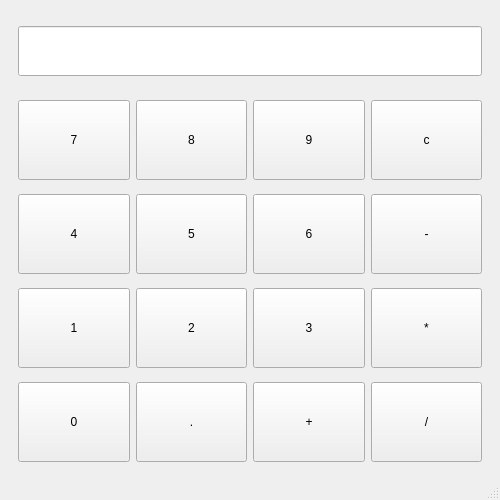
<?xml version="1.0" encoding="UTF-8"?>
<ui version="4.0">
 <class>MainWindow</class>
 <widget class="QMainWindow" name="MainWindow">
  <property name="geometry">
   <rect>
    <x>0</x>
    <y>0</y>
    <width>500</width>
    <height>500</height>
   </rect>
  </property>
  <property name="minimumSize">
   <size>
    <width>500</width>
    <height>500</height>
   </size>
  </property>
  <property name="maximumSize">
   <size>
    <width>500</width>
    <height>500</height>
   </size>
  </property>
  <property name="windowTitle">
   <string>MainWindow</string>
  </property>
  <widget class="QWidget" name="centralwidget">
   <layout class="QVBoxLayout" name="verticalLayout">
    <item>
     <widget class="QWidget" name="widget" native="true">
      <layout class="QGridLayout" name="gridLayout">
       <item row="1" column="0">
        <widget class="QPushButton" name="pushButton">
         <property name="minimumSize">
          <size>
           <width>90</width>
           <height>80</height>
          </size>
         </property>
         <property name="maximumSize">
          <size>
           <width>1000</width>
           <height>60</height>
          </size>
         </property>
         <property name="contextMenuPolicy">
          <enum>Qt::DefaultContextMenu</enum>
         </property>
         <property name="acceptDrops">
          <bool>false</bool>
         </property>
         <property name="layoutDirection">
          <enum>Qt::LeftToRight</enum>
         </property>
         <property name="text">
          <string>7</string>
         </property>
        </widget>
       </item>
       <item row="1" column="1">
        <widget class="QPushButton" name="pushButton_2">
         <property name="minimumSize">
          <size>
           <width>90</width>
           <height>80</height>
          </size>
         </property>
         <property name="maximumSize">
          <size>
           <width>1000</width>
           <height>60</height>
          </size>
         </property>
         <property name="text">
          <string>8</string>
         </property>
        </widget>
       </item>
       <item row="1" column="2">
        <widget class="QPushButton" name="pushButton_3">
         <property name="minimumSize">
          <size>
           <width>90</width>
           <height>80</height>
          </size>
         </property>
         <property name="maximumSize">
          <size>
           <width>1000</width>
           <height>60</height>
          </size>
         </property>
         <property name="text">
          <string>9</string>
         </property>
        </widget>
       </item>
       <item row="1" column="3">
        <widget class="QPushButton" name="pushButton_4">
         <property name="minimumSize">
          <size>
           <width>90</width>
           <height>80</height>
          </size>
         </property>
         <property name="maximumSize">
          <size>
           <width>1000</width>
           <height>60</height>
          </size>
         </property>
         <property name="text">
          <string>c</string>
         </property>
        </widget>
       </item>
       <item row="2" column="0">
        <widget class="QPushButton" name="pushButton_5">
         <property name="minimumSize">
          <size>
           <width>90</width>
           <height>80</height>
          </size>
         </property>
         <property name="maximumSize">
          <size>
           <width>1000</width>
           <height>60</height>
          </size>
         </property>
         <property name="text">
          <string>4</string>
         </property>
        </widget>
       </item>
       <item row="2" column="1">
        <widget class="QPushButton" name="pushButton_6">
         <property name="minimumSize">
          <size>
           <width>90</width>
           <height>80</height>
          </size>
         </property>
         <property name="maximumSize">
          <size>
           <width>1000</width>
           <height>60</height>
          </size>
         </property>
         <property name="text">
          <string>5</string>
         </property>
        </widget>
       </item>
       <item row="2" column="2">
        <widget class="QPushButton" name="pushButton_7">
         <property name="minimumSize">
          <size>
           <width>90</width>
           <height>80</height>
          </size>
         </property>
         <property name="maximumSize">
          <size>
           <width>1000</width>
           <height>60</height>
          </size>
         </property>
         <property name="text">
          <string>6</string>
         </property>
        </widget>
       </item>
       <item row="2" column="3">
        <widget class="QPushButton" name="pushButton_8">
         <property name="minimumSize">
          <size>
           <width>90</width>
           <height>80</height>
          </size>
         </property>
         <property name="maximumSize">
          <size>
           <width>1000</width>
           <height>60</height>
          </size>
         </property>
         <property name="text">
          <string>-</string>
         </property>
        </widget>
       </item>
       <item row="3" column="0">
        <widget class="QPushButton" name="pushButton_9">
         <property name="minimumSize">
          <size>
           <width>90</width>
           <height>80</height>
          </size>
         </property>
         <property name="maximumSize">
          <size>
           <width>1000</width>
           <height>60</height>
          </size>
         </property>
         <property name="text">
          <string>1</string>
         </property>
        </widget>
       </item>
       <item row="3" column="1">
        <widget class="QPushButton" name="pushButton_10">
         <property name="minimumSize">
          <size>
           <width>90</width>
           <height>80</height>
          </size>
         </property>
         <property name="maximumSize">
          <size>
           <width>1000</width>
           <height>60</height>
          </size>
         </property>
         <property name="text">
          <string>2</string>
         </property>
        </widget>
       </item>
       <item row="3" column="2">
        <widget class="QPushButton" name="pushButton_11">
         <property name="minimumSize">
          <size>
           <width>90</width>
           <height>80</height>
          </size>
         </property>
         <property name="maximumSize">
          <size>
           <width>1000</width>
           <height>60</height>
          </size>
         </property>
         <property name="text">
          <string>3</string>
         </property>
         <property name="iconSize">
          <size>
           <width>50</width>
           <height>50</height>
          </size>
         </property>
        </widget>
       </item>
       <item row="3" column="3">
        <widget class="QPushButton" name="pushButton_12">
         <property name="minimumSize">
          <size>
           <width>90</width>
           <height>80</height>
          </size>
         </property>
         <property name="maximumSize">
          <size>
           <width>1000</width>
           <height>60</height>
          </size>
         </property>
         <property name="text">
          <string>*</string>
         </property>
        </widget>
       </item>
       <item row="4" column="0">
        <widget class="QPushButton" name="pushButton_13">
         <property name="minimumSize">
          <size>
           <width>90</width>
           <height>80</height>
          </size>
         </property>
         <property name="maximumSize">
          <size>
           <width>1000</width>
           <height>60</height>
          </size>
         </property>
         <property name="text">
          <string>0</string>
         </property>
        </widget>
       </item>
       <item row="4" column="1">
        <widget class="QPushButton" name="pushButton_14">
         <property name="minimumSize">
          <size>
           <width>90</width>
           <height>80</height>
          </size>
         </property>
         <property name="maximumSize">
          <size>
           <width>1000</width>
           <height>60</height>
          </size>
         </property>
         <property name="text">
          <string>.</string>
         </property>
        </widget>
       </item>
       <item row="4" column="2">
        <widget class="QPushButton" name="pushButton_15">
         <property name="minimumSize">
          <size>
           <width>90</width>
           <height>80</height>
          </size>
         </property>
         <property name="maximumSize">
          <size>
           <width>1000</width>
           <height>60</height>
          </size>
         </property>
         <property name="text">
          <string>+</string>
         </property>
        </widget>
       </item>
       <item row="4" column="3">
        <widget class="QPushButton" name="pushButton_16">
         <property name="minimumSize">
          <size>
           <width>90</width>
           <height>80</height>
          </size>
         </property>
         <property name="maximumSize">
          <size>
           <width>1000</width>
           <height>60</height>
          </size>
         </property>
         <property name="text">
          <string>/</string>
         </property>
        </widget>
       </item>
       <item row="0" column="0" colspan="4">
        <widget class="QLineEdit" name="lineEdit">
         <property name="minimumSize">
          <size>
           <width>0</width>
           <height>50</height>
          </size>
         </property>
        </widget>
       </item>
      </layout>
     </widget>
    </item>
   </layout>
  </widget>
  <widget class="QStatusBar" name="statusbar"/>
 </widget>
 <resources/>
 <connections/>
</ui>
